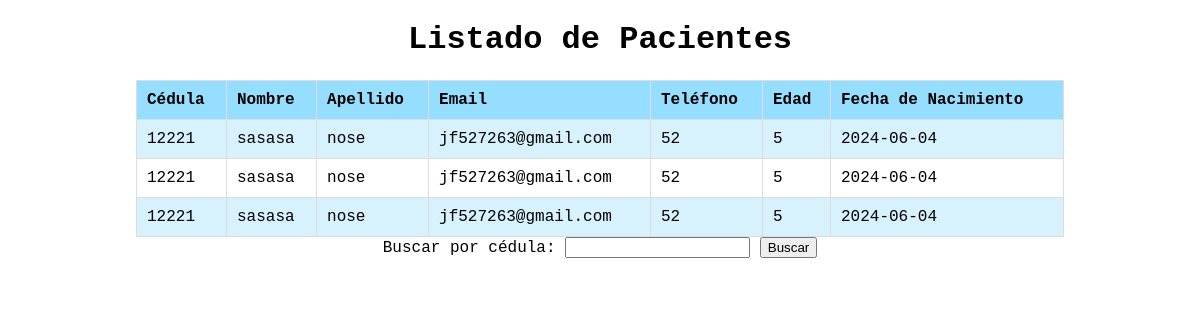
/public/view/ver-informacion.php, run on the app's committed database.
### tables this page shows
CREATE TABLE `paciente` (
  `cedula` int(50) NOT NULL,
  `nombre` varchar(255) NOT NULL,
  `apellido` varchar(255) NOT NULL,
  `email` varchar(255) NOT NULL,
  `telefono` int(50) NOT NULL,
  `edad` int(50) NOT NULL,
  `fecha_nacimiento` date NOT NULL
);

### public/view/ver-informacion.php (the view, shortened to what this page needs)
<!DOCTYPE html>
<html lang="en">
<head>
    <link rel="stylesheet" href="../css/verInfo.css">
</head>
<body>
    <h1>Listado de Pacientes</h1>
    <div class="pacientes">
        <?php
        require "../../src/mostrar.php";
        if (isset($_POST['Buscar'])) {
            $cedula = $_POST['cedula'];
            $sql = "SELECT * FROM paciente WHERE cedula = '$cedula'";
            $result = mysqli_query($conn, $sql);
            if (mysqli_num_rows($result) > 0) {
                echo "<table>";
                echo "<tr>
                        <th>Cédula</th>
                        <th>Nombre</th>
                        <th>Apellido</th>
                        <th>Email</th>
                        <th>Teléfono</th>
                        <th>Edad</th>
                        <th>Fecha de Nacimiento</th>
                      </tr>";
                while ($mos = mysqli_fetch_array($result)) {
                    echo "<tr>";
                    echo "<td>" . $mos['cedula'] . "</td>";
                    echo "<td>" . $mos['nombre'] . "</td>";
                    echo "<td>" . $mos['apellido'] . "</td>";
                    echo "<td>" . $mos['email'] . "</td>";
                    echo "<td>" . $mos['telefono'] . "</td>";
                    echo "<td>" . $mos['edad'] . "</td>";
                    echo "<td>" . $mos['fecha_nacimiento'] . "</td>";
                    echo "</tr>";
                }
                echo "</table>";
            } else {
                echo "<p>No se encontraron pacientes con esa cédula.</p>";
            }
        } else {
            $sql = "SELECT * FROM paciente";
            $result = mysqli_query($conn, $sql);
            if (mysqli_num_rows($result) > 0) {
                echo "<table>";
                echo "<tr>
                        <th>Cédula</th>
                        <th>Nombre</th>
                        <th>Apellido</th>
                        <th>Email</th>
                        <th>Teléfono</th>
                        <th>Edad</th>
                        <th>Fecha de Nacimiento</th>
                      </tr>";
                while ($mos = mysqli_fetch_array($result)) {
                    echo "<tr>";
                    echo "<td>" . $mos['cedula'] . "</td>";
                    echo "<td>" . $mos['nombre'] . "</td>";
                    echo "<td>" . $mos['apellido'] . "</td>";
                    echo "<td>" . $mos['email'] . "</td>";
                    echo "<td>" . $mos['telefono'] . "</td>";
                    echo "<td>" . $mos['edad'] . "</td>";
                    echo "<td>" . $mos['fecha_nacimiento'] . "</td>";
                    echo "</tr>";
                }
                echo "</table>";
            } else {
                echo "<p>No se encontraron pacientes.</p>";
            }
        }
        ?>
    </div>
    <div>
        <form method="POST">
            <label for="cedula">Buscar por cédula:</label>
            <input type="number" name="cedula">
            <input type="submit" name="Buscar" value="Buscar">
        </form>
    </div>
</body>
</html>

### public/css/verInfo.css (style rules this page uses)
body { font-family:'Courier New', Courier, monospace; margin: 20px; }
h1 { text-align: center; }
form { text-align: center; margin-bottom: 20px; }
.pacientes { width: 80%; margin: auto; }
table { width: 100%; border-collapse: collapse; margin-top: 20px; }
th, td { padding: 10px; text-align: left; border: 1px solid #ddd; }
th { background-color: #96DEFF; }
tr:nth-child(even) { background-color: #d7f1fd; }

### data on the page
paciente: cedula "12221", nombre "sasasa", apellido "nose", email "jf527263@gmail.com", telefono "52", edad "5", fecha_nacimiento "2024-06-04"
paciente: cedula "12221", nombre "sasasa", apellido "nose", email "jf527263@gmail.com", telefono "52", edad "5", fecha_nacimiento "2024-06-04"
paciente: cedula "12221", nombre "sasasa", apellido "nose", email "jf527263@gmail.com", telefono "52", edad "5", fecha_nacimiento "2024-06-04"
